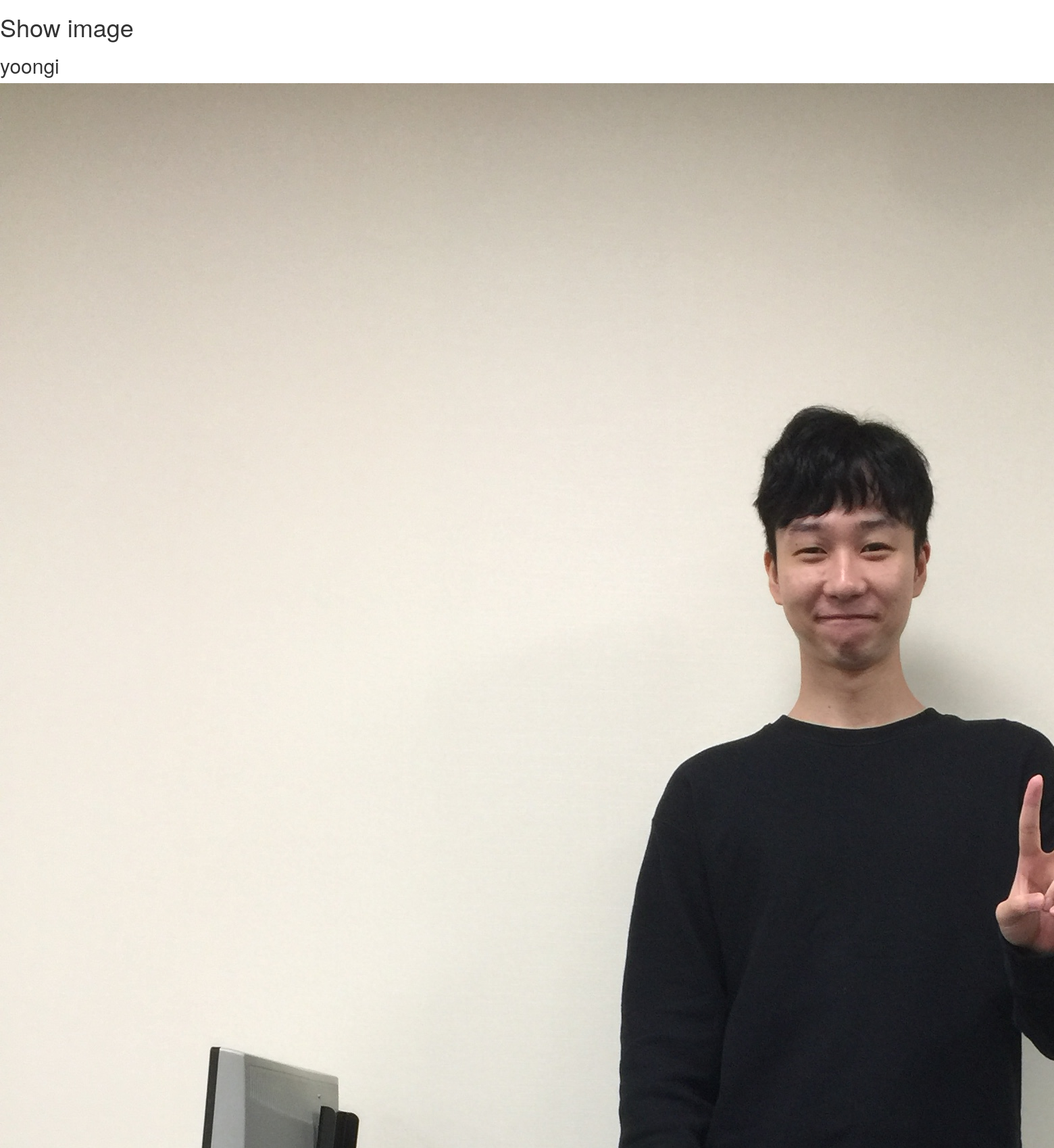
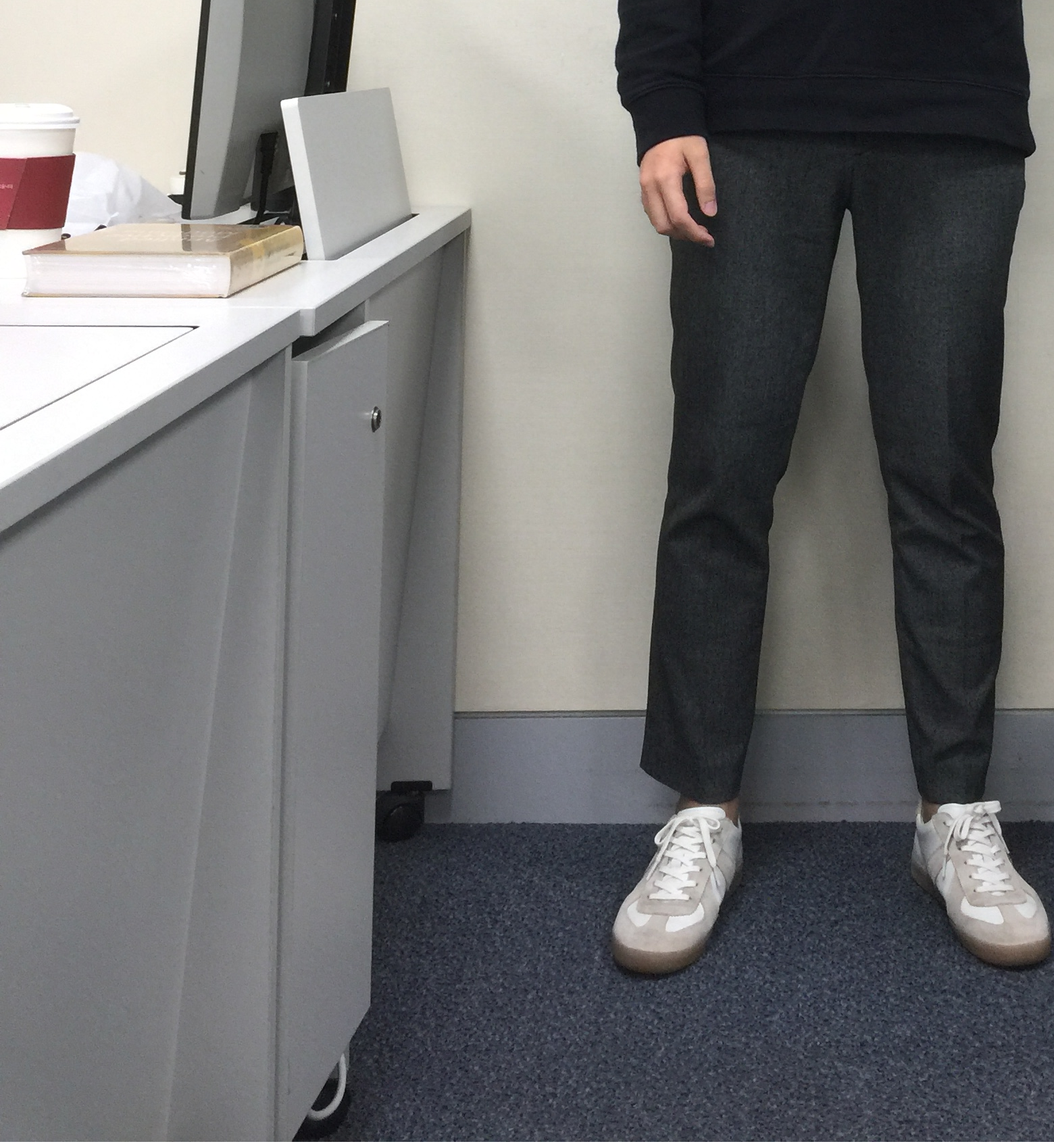
The page /uploader/ (upper part) on the database its author committed (2 pictures, top to bottom).
### uploader/models.py (models this page shows, shortened)
class uploadedImage(models.Model):
    name = models.CharField(max_length=100)
    image = models.ImageField()

### uploader/views.py (the view)
# urls.py: path('', views.image_list, name='image_list'),
def image_list(request):
    imgs = uploadedImage.objects.all()
    return render(request, 'image_list.html', {'imgs':imgs})

### uploader/templates/image_list.html (shortened to what this page needs)
{% load static %}
<html>
    <head>
        <link rel="stylesheet" href="//maxcdn.bootstrapcdn.com/bootstrap/3.2.0/css/bootstrap.min.css">
        <link rel="stylesheet" href="//maxcdn.bootstrapcdn.com/bootstrap/3.2.0/css/bootstrap-theme.min.css">
    </head>
    <body>
        <h1>Show image</h1>
        {% for img in imgs %}
            <h2>{{ img.name }}</h2>
            <img src='{{ img.image.url }}' alt=''>
        {% endfor %}
    </body>
</html>

### rows shown on the page
uploadedImage: name "yoongi", image (picture)
